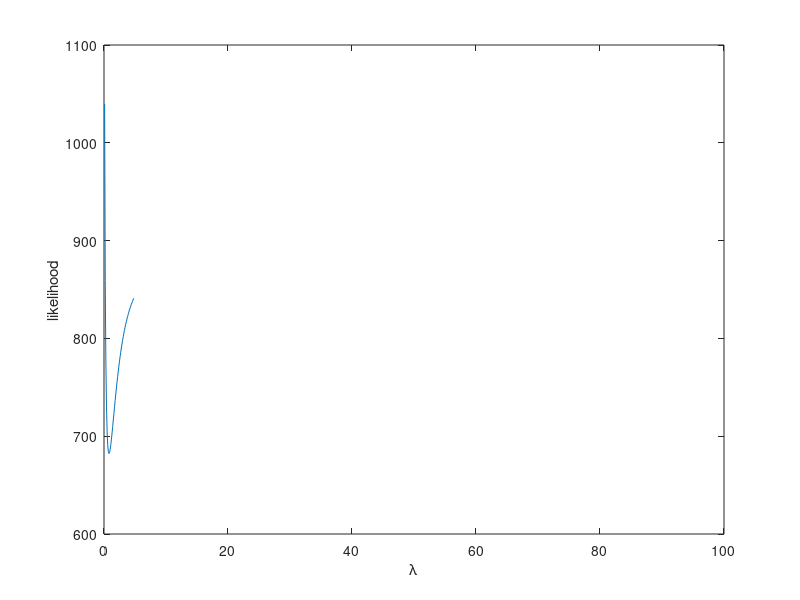

Recreate this plot in MATLAB.
%% Calibration
clear all;
load('TTTR_calibration.mat')
v = sum(w.^2)/length(w)
%%
load('TTTR_experiment.mat')
w;
N = length(w)

log_like = @(lambda) -1*(N.*log(lambda/2)+(sum(lambda.^2.*v/2-lambda.*w)+ ...
    sum(log(erf((lambda.*v-w)./sqrt(2.*v))-1))));

lambda_hat = fminsearch(log_like,1)

x = 0:0.1:100;

figure('Name', 'Negative Log-Likelihood');
plot(x,log_like(x))
xlabel('\lambda')
ylabel('likelihood')